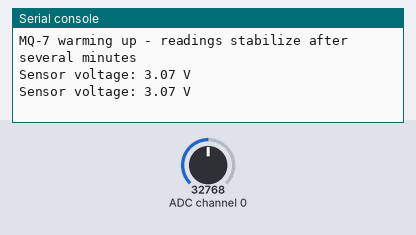
Simulated run of this program. Board: CircuitPython board. On the bench: the last lines printed to the serial console. Inputs (shaded band) come from the test bench; at power-on: ADC channel 0 = 32768 (analog values on the 0–65535 scale).

Above: at 1.2 s.
1.3 s: ADC channel 0 set to 45874
At 2.6 s:
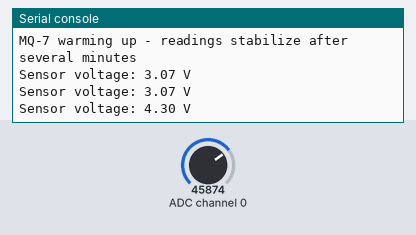
2.8 s: ADC channel 0 set to 57670
At 3.6 s:
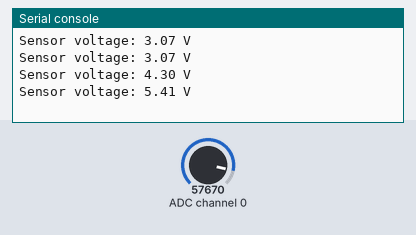
Timing chart, 0 to 5.8 s (numbered marks = the images above; inputs shaded):
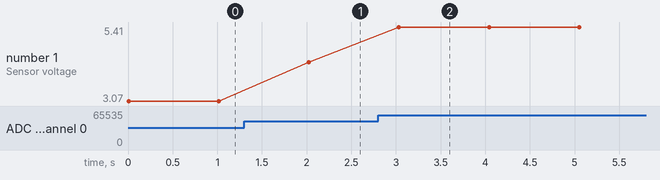

The program:

example.py
```python
# Uses an ADS1115 on I2C (Raspberry Pi) to read the MQ-7 analog channel, applies a divider compensation, and prints the measured sensor voltage continuously.
#
# Buy this module: https://shillehtek.com/products/mq-7-co-gas-sensor-module-arduino-esp32
# Full manual: https://shillehtek.com/blogs/shillehtek-product-manuals/mq-7-co-gas-sensor-module-arduino-esp32-manual
# More examples: https://github.com/shillehbean/shillehtek-examples
#

import time
import board
import busio
import adafruit_ads1x15.ads1115 as ADS
from adafruit_ads1x15.analog_in import AnalogIn

# pip3 install adafruit-circuitpython-ads1x15
# MQ-7 A0 -> 10k/20k divider -> ADS1115 A0

i2c = busio.I2C(board.SCL, board.SDA)
ads = ADS.ADS1115(i2c)
chan = AnalogIn(ads, ADS.P0)

DIVIDER = 1.5  # recovers the pre-divider voltage

print("MQ-7 warming up - readings stabilize after several minutes")
while True:
    v_sensor = chan.voltage * DIVIDER
    print(f"Sensor voltage: {v_sensor:.2f} V")
    time.sleep(1)
```

Measured:
- after the input at 1.3 s, the serial console: prints a new line after 0.73 s (image 1)
- after the input at 2.8 s, the serial console: prints a new line after 0.23 s (image 2)
- plotted number 1: 3.07 → 4.3 after the input at 1.3 s, 4.3 → 5.41 after the input at 2.8 s
